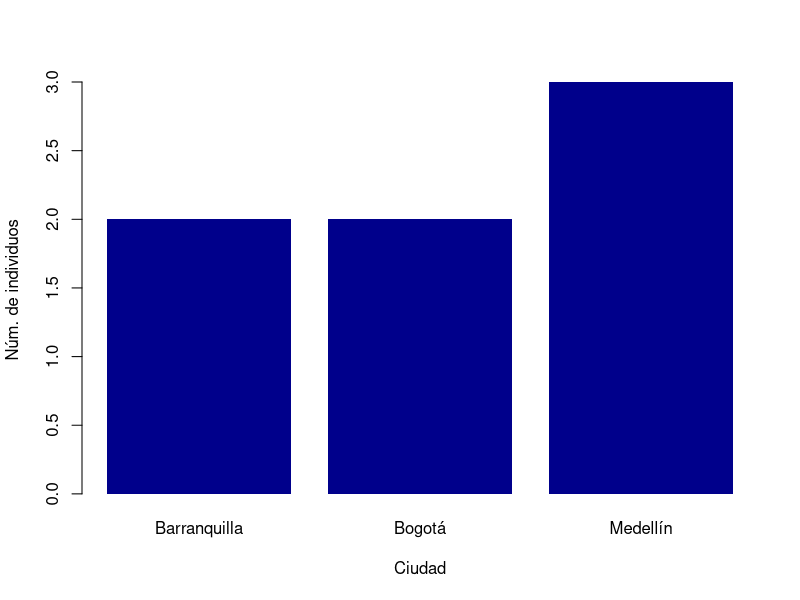
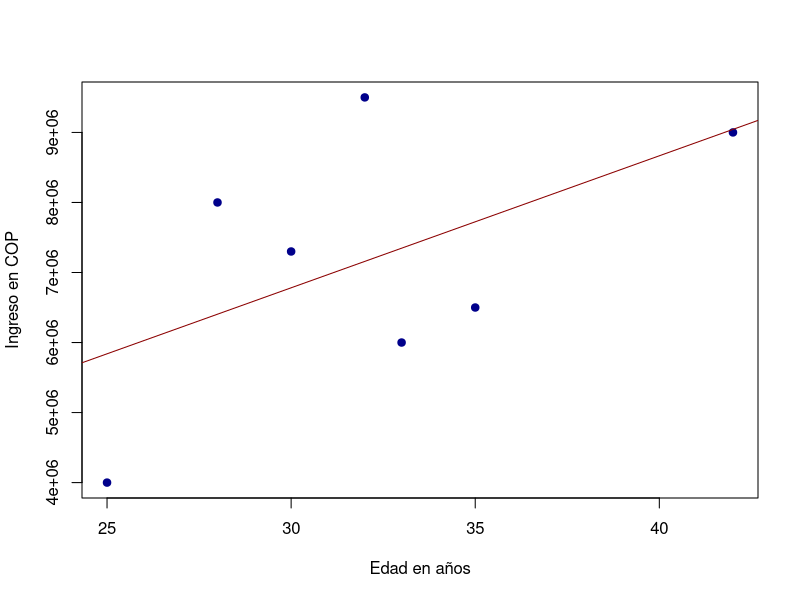
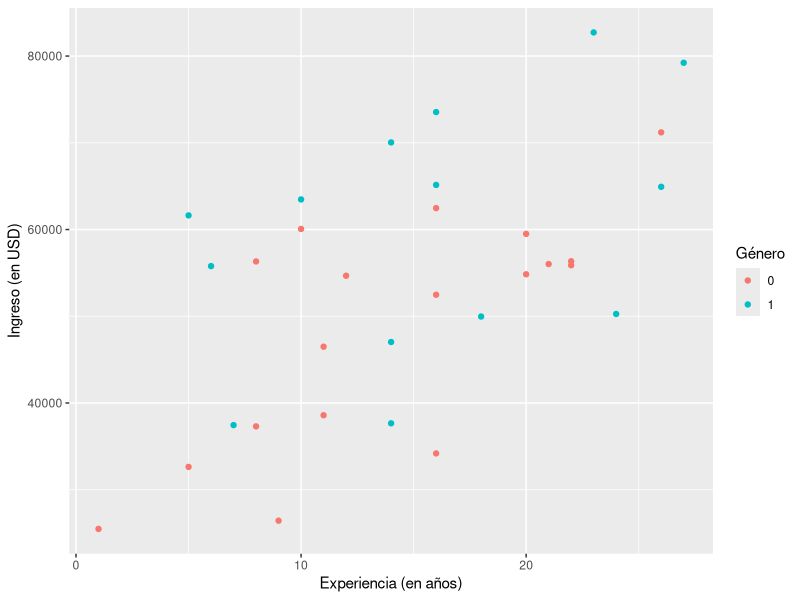

These charts were generated, in order, by the following R code:
## ---- chunk 1
library(tidyverse)
## ---- chunk 2
c(1, 1, 2, 3, 5, 8, 13, 21)
## ---- chunk 3
misNumeros <- c(1, 1, 2, 3, 5, 8, 13, 21)
## ---- chunk 4
misNumeros
## ---- chunk 5
vector_mixto <- c(10, "rojo", TRUE, log(10)) # los valores que son caracteres van entre comillas
vector_mixto
## ---- chunk 6
mis_numeros <- misNumeros
mis_numeros
## ---- chunk 7
rm(misNumeros)
## ---- chunk 8
mis_numeros
## ---- chunk 9
class(mis_numeros)
## ---- chunk 10
mean("1") # por que nos arroja error?
## ---- chunk 11
class(vector_mixto)
## ---- chunk 12
is.numeric(mis_numeros)
is.integer(vector_mixto)
## ---- chunk 13
str(mis_numeros)
## ---- chunk 14
data("world_bank_pop")
world_bank_pop %>%
  filter(indicator == "SP.POP.TOTL") %>%
  filter(country %in% c("COL", "BRA", "MEX", "ARG", "CHL")) %>%
  select(country, `2015`:`2017`)
## ---- chunk 15
world_bank_pop %>%
  filter(indicator == "SP.POP.TOTL") %>%
  filter(country %in% c("COL", "BRA", "MEX", "ARG", "CHL")) %>%
  select(country, `2015`:`2017`) %>%
  pivot_longer(cols = `2015`:`2017`, names_to = "year", values_to = "total_pop")
## ---- chunk 16
data(mtcars)
## ---- chunk 17
class(mtcars)
## ---- chunk 18
dim(mtcars)
## ---- chunk 19
str(mtcars)
## ---- chunk 20
head(mtcars, n = 5) 
## ---- chunk 21
mtcars$mpg
## ---- chunk 22
mean(mtcars$mpg)
## ---- chunk 23
set.seed(8675309) # puede ser cualquier número
dat <- data.frame(
  x = rnorm(10000, mean = 0, sd = 1),
  y = rnorm(10000, mean = 3, sd = 2),
  z = rbinom(10000, size = 1, prob = 0.2)
)
## ---- chunk 24
head(dat, n = 10) 
## ---- chunk 25
table(if_else(dat$x > mean(dat$x), "por encima", "por debajo"))
## ---- chunk 26
table(dat$z)
## ---- chunk 27
datos_ingreso <- tibble(
  "nombre" = c("José", "Antonio", "María", "Inés", "Pablo", "Catalina", "Cristóbal"), 
  "edad" = c(28, 25, 32, 30, 35, 33, 42), 
  "ciudad" = c("Barranquilla", "Medellín", "Medellín", "Medellín", "Barranquilla", "Bogotá", "Bogotá"),
  "ingreso" = c(8000000, 4000000, 9500000, 7300000, 6500000, 6000000, 9000000)
)
## ---- chunk 28
datos_ingreso
## ---- chunk 29
datos_ingreso <- tribble(
  ~nombre,      ~edad,    ~ciudad,           ~ingreso,
  "José",       28,       "Barranquilla",    8000000,
  "Antonio",    25,       "Medellín",        4000000,
  "María",      32,       "Medellín",        9500000,
  "Inés",       30,       "Medellín",        7300000,
  "Pablo",      35,       "Barranquilla",    6500000,
  "Catalina",   33,       "Bogotá",          6000000,
  "Cristóbal",  42,       "Bogotá",          9000000,
)
## ---- chunk 30
datos_ingreso
## ---- chunk 31
str(datos_ingreso)
## ---- chunk 32
as_tibble(mtcars)
## ---- chunk 33
mtcars <- as_tibble(mtcars)
## ---- chunk 34
list.files("data/")
## ---- chunk 35
tabla_ciudades <- table(datos_ingreso$ciudad)
tabla_ciudades
## ---- chunk 36
barplot(
  tabla_ciudades, 
  xlab = "Ciudad", ylab = "Núm. de individuos",
  border = NA, col = "darkblue"
)
## ---- chunk 37
plot(
  datos_ingreso$edad, datos_ingreso$ingreso, 
  pch = 21, col = "darkblue", bg = "darkblue", 
  xlab = "Edad en años", ylab = "Ingreso en COP"
)
abline(
  lm(datos_ingreso$ingreso ~ datos_ingreso$edad), # regresion lineal simple
  col = "darkred"
)
## ---- chunk 38
datos_lewisbeck <- read_csv("data/riverside_final.csv")
## ---- chunk 39
head(datos_lewisbeck, 10)
## ---- chunk 40
ggplot(data = datos_lewisbeck, aes(x = senior, y = income, color = factor(gender))) +
  geom_point() +
  labs(x = "Experiencia (en años)", y = "Ingreso (en USD)", color = "Género")
